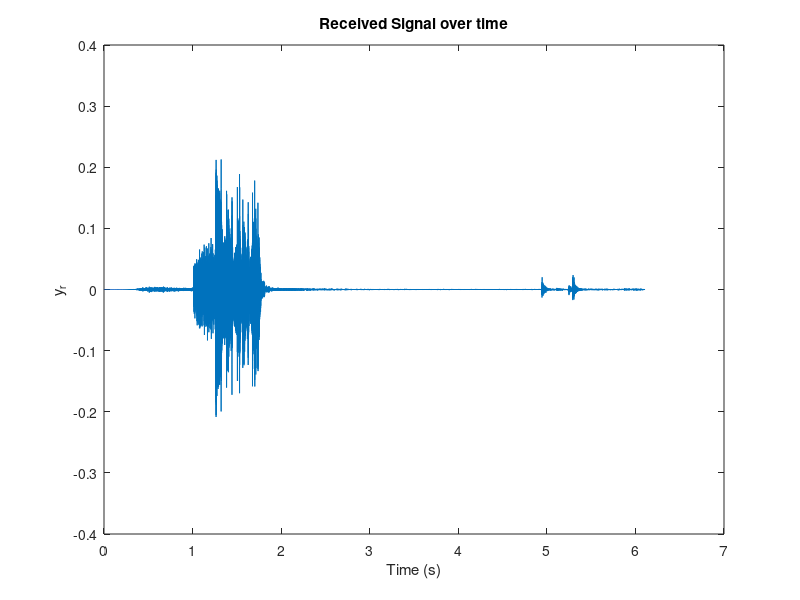

Write MATLAB code to recreate this figure. (Note: this script raises an error after producing the figure.)
close all
clear

load short_modem_rx.mat

img_output_dir = "short_plots";
if ~exist(img_output_dir, 'dir')
    mkdir(img_output_dir);
end

%% Plot Signal
figure(1);
t = (0:length(y_r)-1) / Fs;
plot(t,y_r)
title("Received Signal over time")
xlabel("Time (s)")
ylabel("y_r")

saveas(gcf, fullfile(img_output_dir, "signal.png"))

%% Trim message
% The received signal includes a bunch of samples from before the
% transmission started so we need discard these samples that occurred before
% the transmission started. 

start_idx = find_start_of_signal(y_r,x_sync);
% start_idx now contains the location in y_r where x_sync begins
% we need to offset by the length of x_sync to only include the signal
% we are interested in
fs = 100;  % Symbol period
msg_length_samples = msg_length * 8 * fs;
k = (0:msg_length_samples-1)';
t = k / Fs;  % for plotting in seconds

y_t = y_r(start_idx+length(x_sync):end);
y_t = y_t(1:msg_length_samples);

figure(2);
plot(t, y_t);
title("Trimmed signal")
xlabel("Time (s)")
ylabel("y_t")

saveas(gcf, fullfile(img_output_dir, "trimmed.png"))

figure(3);
plot_ft_rad(y_t, Fs);
title("Trimmed signal frequency plot")

saveas(gcf, fullfile(img_output_dir, "trimmed_freq.png"))

%% Convolute with the cosine
c = cos(2*pi*f_c/Fs * k);
y_c = y_t .* c;

figure(4);
plot(t, y_c);
title("Convolved signal");
xlabel("Time (s)");
ylabel("y_c");

saveas(gcf, fullfile(img_output_dir, "convolved.png"))

figure(5);
plot_ft_rad(y_c, Fs);
title("Convolved signal frequency plot")

saveas(gcf, fullfile(img_output_dir, "convolved_freq.png"))

%% Low pass filter
W = 2 * pi * f_c;
t_lpf = (-100:99) * (1/Fs);  % this needs to be an even number for cleanliness
lpf = W/pi * sinc(W/pi .* t_lpf);

figure(6);
plot(t_lpf, lpf);
title("Low pass filter signal");
xlabel("Time (s)");
ylabel("lpf");

saveas(gcf, fullfile(img_output_dir, "lpf.png"))

figure(7);
plot_ft_rad(lpf, Fs);
title("Low pass filter frequency plot")

saveas(gcf, fullfile(img_output_dir, "lpf_freq.png"))

%% Apply filter
y_f = conv(y_c, lpf);

% We want y_f to be the sme length as y_c, so trim the ends off (that get
% added due to the length of the low pass filter
y_f_trimmed = y_f(length(lpf)/2:end-length(lpf)/2);

figure(8);
plot(t,y_f_trimmed);
title("Filtered signal");
xlabel("Time (s)");
ylabel("y_f");

saveas(gcf, fullfile(img_output_dir, "filtered.png"))

figure(9);
plot_ft_rad(y_f_trimmed, Fs);
title("Filtered signal frequency plot")

saveas(gcf, fullfile(img_output_dir, "filtered_freq.png"))

%% Get bits in 0-1 form
y_n = y_f_trimmed ./ abs(y_f_trimmed);
y_n = (y_n + 1) / 2;

figure(10);
plot(t,y_n);
title("Normalized signal");
xlabel("Time (s)");
ylabel("y_n");

saveas(gcf, fullfile(img_output_dir, "norm.png"))

figure(11);
plot_ft_rad(y_n, Fs);
title("Normalized signal frequency plot")

saveas(gcf, fullfile(img_output_dir, "norm_freq.png"))

%% Decode message

% convert to a string assuming that x_d is a vector of 1s and 0s
% representing the decoded bits
x_d = downsample(y_n, fs, fs/2);

BitsToString(x_d)
